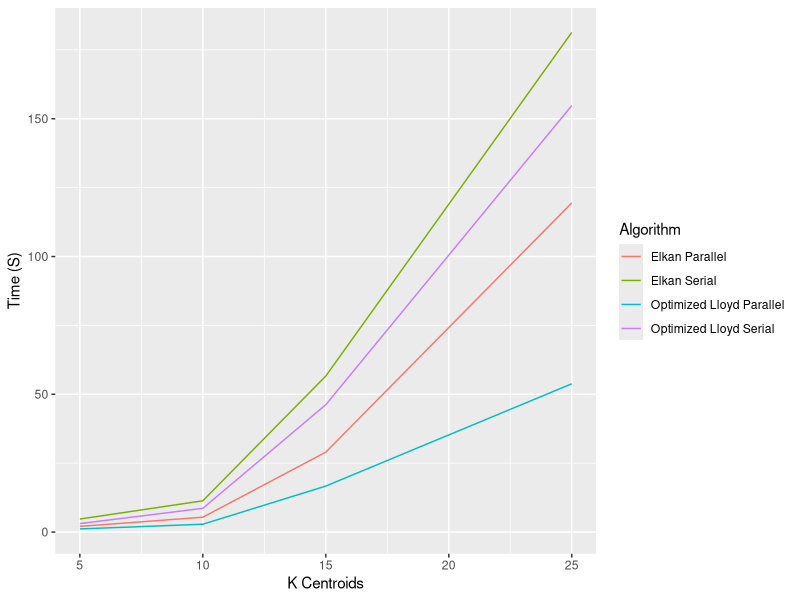
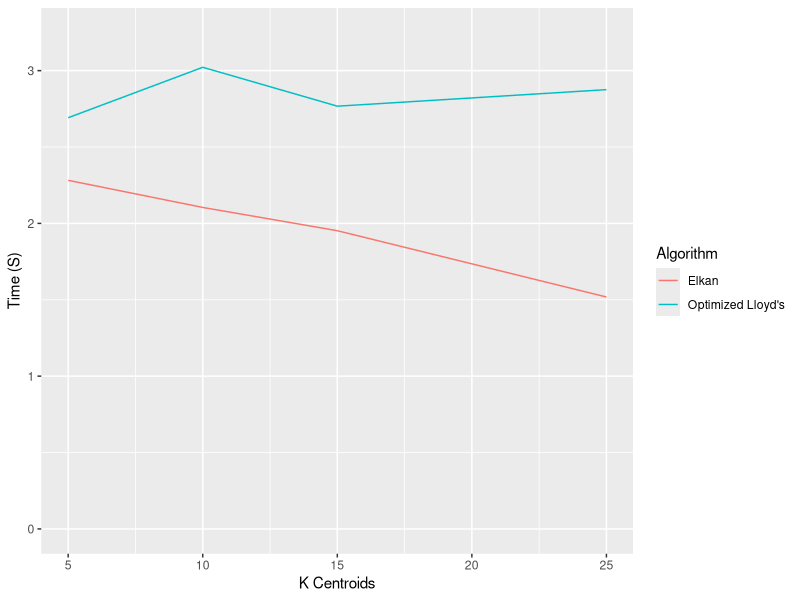

Recreate these plots in R, in order.
library(data.table)
library(ggplot2)

datas <- data.table("5"=c(3.080444, 1.144337, 4.732397, 2.073992),
                    "10"=c(8.622141, 2.853312, 11.357067, 5.396971),
                    "15"=c(46.224572, 16.703677, 56.625037, 29.008391),
                    "25"=c(154.763342, 53.818381, 181.321405, 119.449632),
                    "label"=c("Optimized Lloyd Serial", "Optimized Lloyd Parallel", "Elkan Serial", "Elkan Parallel"))

slow_datas <- data.table("5"=c("6.41404", "2.65987"),
                         "10"=c("18.559297", "7.356104"),
                         "15"=c("100.31866", "42.23705"),
                         "25"=c("307.145723", "131.894881"),
                         "label"=c("Lloyd Serial", "Lloyd Parallel"))

slow_speedup <- data.table("5"=c(2.411411084),
                           "10"=c(2.522979148),
                           "15"=c(2.375134154),
                           "25"=c(2.328716025),
                           "label"=c("Lloyd's"))

speedup_datas <- data.table("5"=c(2.691902822, 2.281782),
                            "10"=c(3.021800981, 2.104341),
                            "15"=c(2.767329134, 1.952023),
                            "25"=c(2.875659563, 1.517973743),
                            "label"=c("Optimized Lloyd's", "Elkan"))


data.times <- melt(datas, id.vars="label", measure.vars=c("5", "10", "15", "25"),
                  variable.factor=FALSE, variable.name="K Centroids")
# Optionally, add in slow lloyd's

data.times$`K Centroids` <- as.numeric(data.times$`K Centroids`)
names(data.times) <- c("Algorithm", "K Centroids", "Time (S)")

data.speedup <- melt(speedup_datas, id.vars="label", measure.vars=c("5", "10", "15", "25"),
                     variable.factor=FALSE, variable.name="K Centroids")
# Optionally, add in slow lloyd's

data.speedup$`K Centroids` <- as.numeric(data.speedup$`K Centroids`)
names(data.speedup) <- c("Algorithm", "K Centroids", "Time (S)")

ggplot() +
  geom_line(aes(x=`K Centroids`, y=`Time (S)`, color=Algorithm), data=data.times)

ggplot() +
  geom_line(aes(x=`K Centroids`, y=`Time (S)`, color=Algorithm), data=data.speedup) +
  scale_y_continuous(limits = c(0, 3.25))
